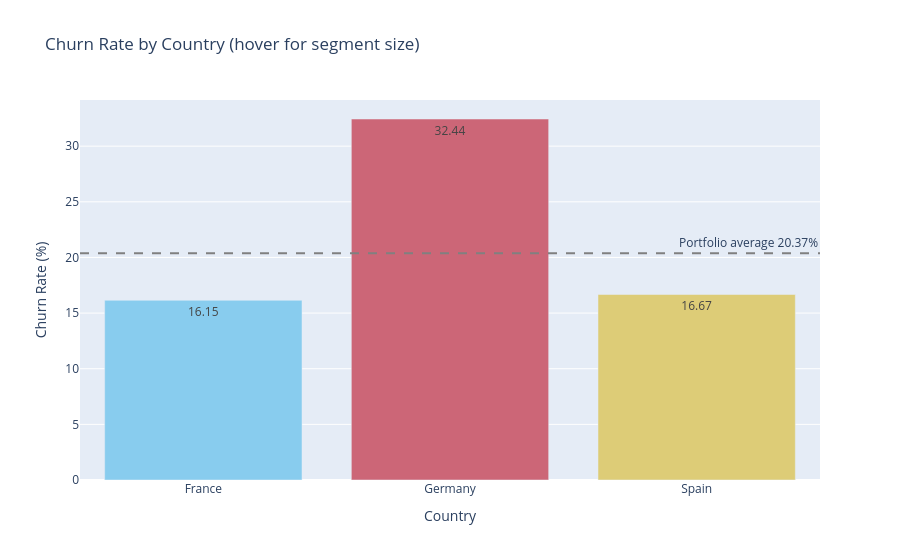

This figure's notebook cell:
### Code cell
fig = px.bar(
    geo.reset_index(), x='Country', y='churn_rate_pct',
    text_auto='.2f', color='Country', custom_data=['customers'],
    labels={'churn_rate_pct': 'Churn Rate (%)'},
    title='Churn Rate by Country (hover for segment size)',
    color_discrete_sequence=px.colors.qualitative.Safe,
)
fig.add_hline(y=churn_rate, line_dash='dash', line_color='grey',
              annotation_text=f'Portfolio average {churn_rate:.2f}%')
fig.update_traces(hovertemplate='%{x}<br>Churn: %{y:.2f}%<br>Customers: %{customdata[0]:,}<extra></extra>')
fig.update_layout(showlegend=False)
fig.show()

### Figure 1 — Plotly figure (JSON) as saved in the notebook; plotly's stock layout.template omitted (floating-point values rounded to 4 significant figures)
{"data": [{"customdata": [[5014]], "hovertemplate": "%{x}<br>Churn: %{y:.2f}%<br>Customers: %{customdata[0]:,}<extra></extra>", "legendgroup": "France", "marker": {"color": "rgb(136, 204, 238)", "pattern": {"shape": ""}}, "name": "France", "orientation": "v", "showlegend": true, "textposition": "auto", "texttemplate": "%{y:.2f}", "type": "bar", "x": ["France"], "xaxis": "x", "y": [16.15], "yaxis": "y"}, {"customdata": [[2509]], "hovertemplate": "%{x}<br>Churn: %{y:.2f}%<br>Customers: %{customdata[0]:,}<extra></extra>", "legendgroup": "Germany", "marker": {"color": "rgb(204, 102, 119)", "pattern": {"shape": ""}}, "name": "Germany", "orientation": "v", "showlegend": true, "textposition": "auto", "texttemplate": "%{y:.2f}", "type": "bar", "x": ["Germany"], "xaxis": "x", "y": [32.44], "yaxis": "y"}, {"customdata": [[2477]], "hovertemplate": "%{x}<br>Churn: %{y:.2f}%<br>Customers: %{customdata[0]:,}<extra></extra>", "legendgroup": "Spain", "marker": {"color": "rgb(221, 204, 119)", "pattern": {"shape": ""}}, "name": "Spain", "orientation": "v", "showlegend": true, "textposition": "auto", "texttemplate": "%{y:.2f}", "type": "bar", "x": ["Spain"], "xaxis": "x", "y": [16.67], "yaxis": "y"}], "layout": {"annotations": [{"showarrow": false, "text": "Portfolio average 20.37%", "x": 1, "xanchor": "right", "xref": "x domain", "y": 20.37, "yanchor": "bottom", "yref": "y"}], "barmode": "relative", "legend": {"title": {"text": "Country"}, "tracegroupgap": 0}, "shapes": [{"line": {"color": "grey", "dash": "dash"}, "type": "line", "x0": 0, "x1": 1, "xref": "x domain", "y0": 20.37, "y1": 20.37, "yref": "y"}], "showlegend": false, "title": {"text": "Churn Rate by Country (hover for segment size)"}, "xaxis": {"anchor": "y", "categoryarray": ["France", "Germany", "Spain"], "categoryorder": "array", "domain": [0.0, 1.0], "title": {"text": "Country"}}, "yaxis": {"anchor": "x", "domain": [0.0, 1.0], "title": {"text": "Churn Rate (%)"}}}}
